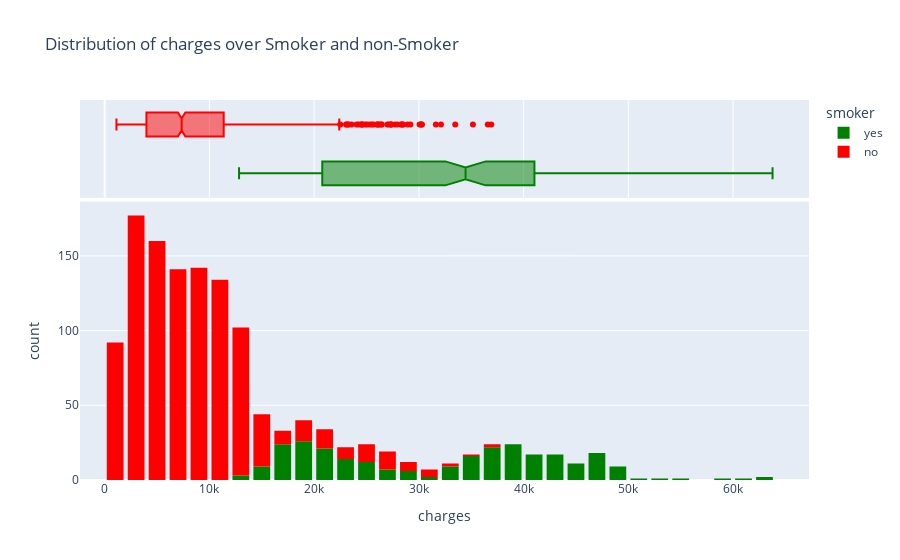

Write notebook code for a chart like this one.
### Markdown cell above
#### Let's visualize the distribution of "charges" i.e. the annual medical charges for customers. This is the column we're trying to predict. Let's also use the categorical column "smoker" to distinguish the charges for smokers and non-smokers.

### Code cell
fig = px.histogram(medical_df, x = 'charges', color = 'smoker', 
                   color_discrete_sequence = ['green', 'red'],
                   marginal = 'box', title ='Distribution of charges over Smoker and non-Smoker')
fig.update_layout(bargap = 0.2)
fig.show()

### Figure 1 — Plotly figure (JSON) as saved in the notebook; plotly's stock layout.template omitted (floating-point values rounded to 4 significant figures; data arrays with more than 128 entries replaced by an {"elided": "..."} marker saying what was removed)
{"data": [{"alignmentgroup": "True", "bingroup": "x", "hovertemplate": "smoker=yes<br>charges=%{x}<br>count=%{y}<extra></extra>", "legendgroup": "yes", "marker": {"color": "green", "pattern": {"shape": ""}}, "name": "yes", "offsetgroup": "yes", "orientation": "v", "showlegend": true, "type": "histogram", "x": {"elided": "274 float values"}, "xaxis": "x", "yaxis": "y"}, {"alignmentgroup": "True", "hovertemplate": "smoker=yes<br>charges=%{x}<extra></extra>", "legendgroup": "yes", "marker": {"color": "green"}, "name": "yes", "notched": true, "offsetgroup": "yes", "showlegend": false, "type": "box", "x": {"elided": "274 float values"}, "xaxis": "x2", "yaxis": "y2"}, {"alignmentgroup": "True", "bingroup": "x", "hovertemplate": "smoker=no<br>charges=%{x}<br>count=%{y}<extra></extra>", "legendgroup": "no", "marker": {"color": "red", "pattern": {"shape": ""}}, "name": "no", "offsetgroup": "no", "orientation": "v", "showlegend": true, "type": "histogram", "x": {"elided": "1064 float values"}, "xaxis": "x", "yaxis": "y"}, {"alignmentgroup": "True", "hovertemplate": "smoker=no<br>charges=%{x}<extra></extra>", "legendgroup": "no", "marker": {"color": "red"}, "name": "no", "notched": true, "offsetgroup": "no", "showlegend": false, "type": "box", "x": {"elided": "1064 float values"}, "xaxis": "x2", "yaxis": "y2"}], "layout": {"bargap": 0.2, "barmode": "relative", "legend": {"title": {"text": "smoker"}, "tracegroupgap": 0}, "title": {"text": "Distribution of charges over Smoker and non-Smoker"}, "xaxis": {"anchor": "y", "domain": [0, 1], "title": {"text": "charges"}}, "xaxis2": {"anchor": "y2", "domain": [0, 1], "matches": "x", "showgrid": true, "showticklabels": false}, "yaxis": {"anchor": "x", "domain": [0, 0.7326], "title": {"text": "count"}}, "yaxis2": {"anchor": "x2", "domain": [0.7426, 1], "matches": "y2", "showgrid": false, "showline": false, "showticklabels": false, "ticks": ""}}}
